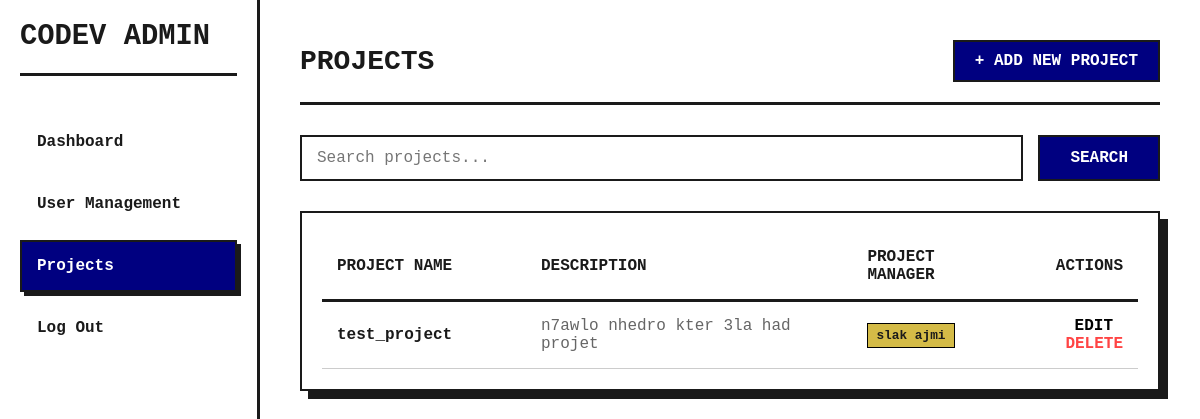
Before: /admin_dash.php?page=projects (signed in) with the older database file.
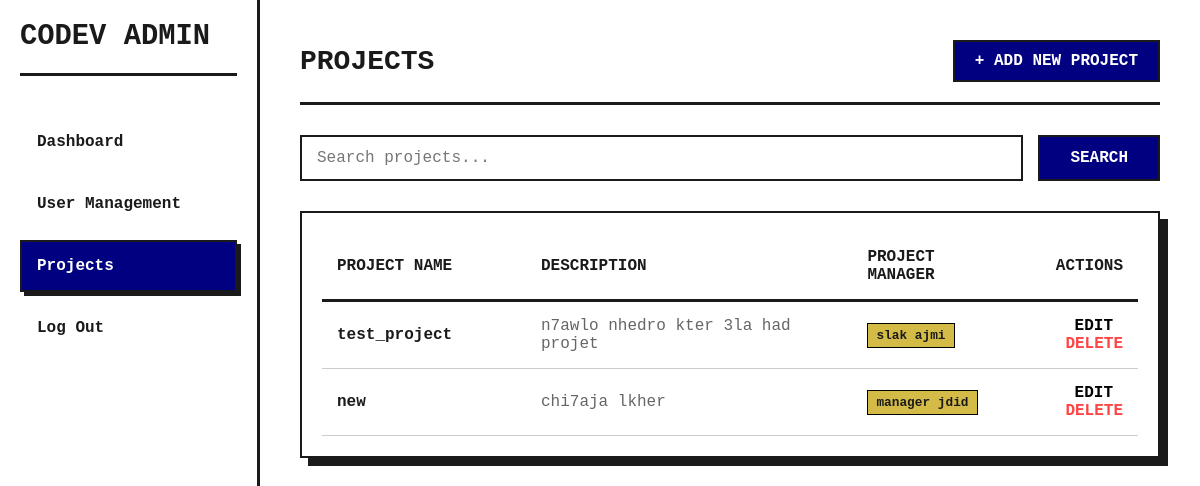
After: the same page with the newer database file.
### tables this page shows
CREATE TABLE Projects (
    project_id INTEGER PRIMARY KEY AUTOINCREMENT,
    name TEXT NOT NULL,
    description TEXT,
    pm_id INTEGER NOT NULL,
    FOREIGN KEY (pm_id) REFERENCES Users(user_id) ON DELETE RESTRICT
);

CREATE TABLE Users (
    user_id INTEGER PRIMARY KEY AUTOINCREMENT,
    first_name TEXT NOT NULL,
    last_name TEXT NOT NULL,
    username TEXT NOT NULL UNIQUE,
    email TEXT NOT NULL UNIQUE,
    password_hash TEXT NOT NULL,
    role TEXT CHECK(role IN ('Admin', 'Project Manager', 'Developer')) NOT NULL
);

### Includes/functions.php (called while the page is built, shortened)
<?php
    function get_db_connection(){
        $pdo = new PDO('sqlite:codev.db');
        return $pdo;
    }
function get_projects($search = null) {
    $pdo = get_db_connection();
    $sql = "SELECT p.*, u.first_name as pm_first, u.last_name as pm_last
            FROM projects p
            LEFT JOIN users u ON p.pm_id = u.user_id";
    $stmt = $pdo->prepare($sql);
    $stmt->execute();
    return $stmt->fetchAll();
}
?>

### admin_tabs/projects.php (the view, shortened to what this page needs)
<?php
    require_once "Includes/functions.php";
    $search = isset($_GET['search']) ? $_GET['search'] : null;
    $projects = get_projects($search);
?>
<div class="page-header" style="display: flex; justify-content: space-between; align-items: center; margin-bottom: 30px; border-bottom: 3px solid var(--primary); padding-bottom: 20px;">
    <h1 style="margin: 0; text-align: left;">PROJECTS</h1>
    <div style="display: flex; gap: 10px;">
        <a href="?page=projects&action=add_project" class="btn" style="width: auto; padding: 10px 20px; margin: 0;">
            + ADD NEW PROJECT
        </a>
    </div>
</div>
<div class="toolbar" style="margin-bottom: 30px;">
    <form method="GET" action="admin_dash.php" style="display: flex; gap: 15px;">
        <div style="flex-grow: 1;">
            <input type="text"
                   name="search"
                   placeholder="Search projects..."
                   value="<?= htmlspecialchars($search) ?>"
                   style="margin: 0;">
        </div>
        <button type="submit" style="width: auto; margin: 0; padding: 0 30px;">
            SEARCH
        </button>
    </form>
</div>
<div class="table-container">
    <table>
        <thead>
            <tr>
                <th style="width: 25%;">Project Name</th>
                <th style="width: 40%;">Description</th>
                <th style="width: 20%;">Project Manager</th>
                <th style="width: 15%; text-align: right;">Actions</th>
            </tr>
        </thead>
        <tbody>
            <?php foreach ($projects as $proj): ?>
            <tr>
                <td><strong><?= htmlspecialchars($proj['name']) ?></strong></td>
                <td style="color: #666;"><?= htmlspecialchars(substr($proj['description'], 0, 50)) . (strlen($proj['description']) > 50 ? '...' : '') ?></td>
                <td>
                    <?php if($proj['pm_first']): ?>
                        <span class="badge badge-pm" style="padding: 4px 8px; border: 1px solid #000; font-size: 0.8rem; font-weight: bold;">
                            <?= htmlspecialchars($proj['pm_first'] . ' ' . $proj['pm_last']) ?>
                        </span>
                    <?php else: ?>
                        <span style="color: #999; font-style: italic;">Unassigned</span>
                    <?php endif; ?>
                </td>
                <td style="text-align: right;">
                    <a href="?page=projects&action=edit_project&id=<?= $proj['project_id'] ?>"
                       style="text-decoration: none; color: #000; font-weight: bold; margin-right: 10px;">
                       EDIT
                    </a>
                    <a href="?page=delete_project&id=<?= $proj['project_id'] ?>"
                       style="text-decoration: none; color: #ff4444; font-weight: bold;"
                       onclick="return confirm('Are you sure you want to delete this project?');">
                       DELETE
                    </a>
                </td>
            </tr>
            <?php endforeach; ?>
        </tbody>
    </table>
</div>

Changed rows visible on the page:
added projects: name "new", description "chi7aja lkher", pm.last_name "manager jdid"
